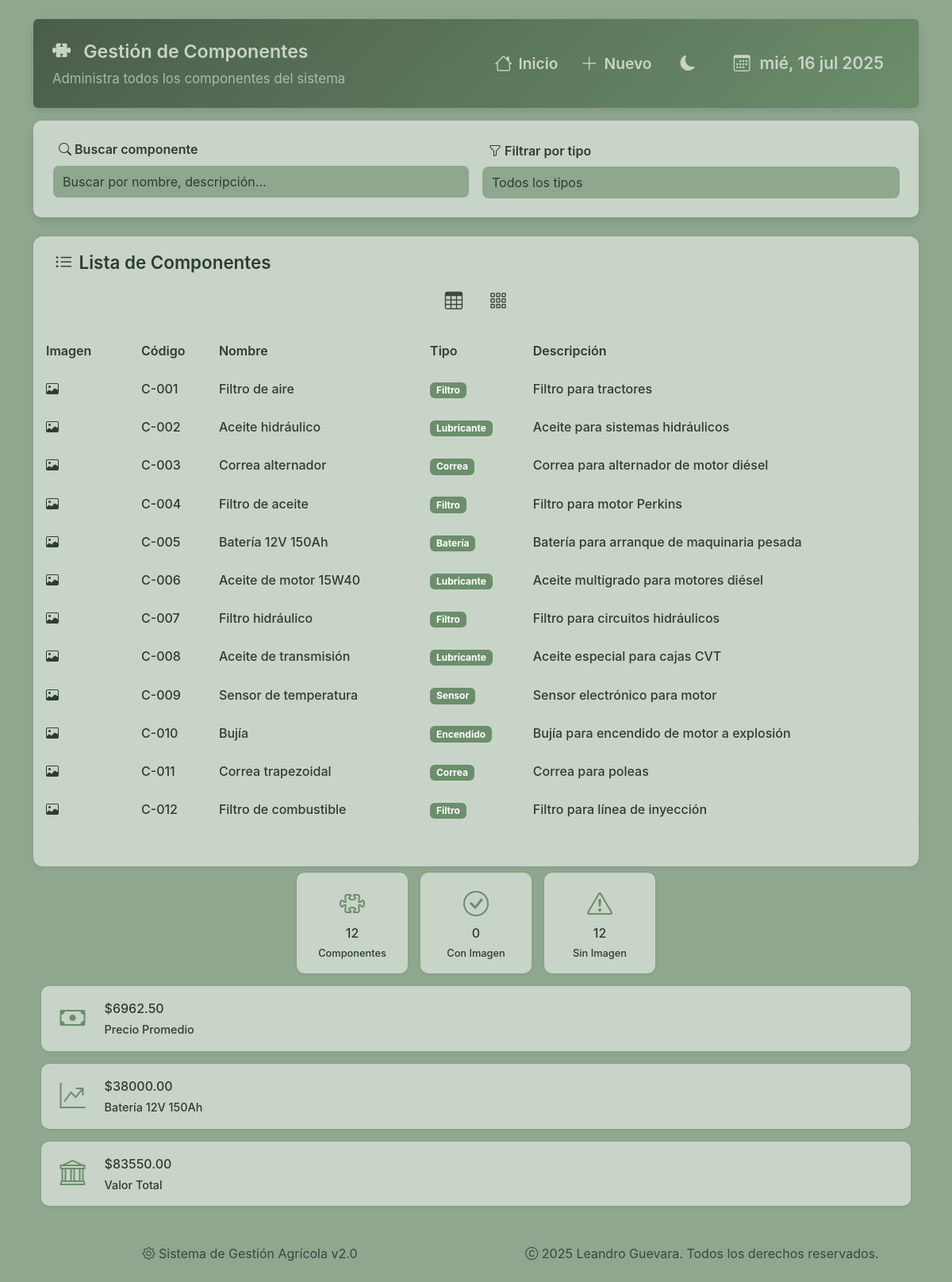
The page /componente/ on the database its author committed.
### sistema_gestion_agricola/models/componente.py (models this page shows)
class Componente(db.Model):
    __tablename__ = 'componentes'
    ID = db.Column(db.Integer, primary_key=True, autoincrement=True)
    ID_Componente = db.Column(db.String, unique=True)
    Nombre = db.Column(db.String, nullable=False)
    Descripcion = db.Column(db.String)
    Tipo = db.Column(db.String)
    Foto = db.Column(db.String)
    Marca = db.Column(db.String)
    Modelo = db.Column(db.String)
    Precio = db.Column(db.Float)

### sistema_gestion_agricola/routes/componentes.py (the view)
@componentes_bp.route('/')
def lista_componentes():
    conn = get_db_connection()
    componentes = conn.execute('SELECT * FROM componentes').fetchall()
    conn.close()
    return render_template('componentes/listar.html', componentes=componentes)

### sistema_gestion_agricola/utils/db.py (called while the page is built)
def get_db_connection():
    conn = sqlite3.connect('sistema_gestion_agricola.db', timeout=10)
    conn.row_factory = sqlite3.Row
    return conn

### sistema_gestion_agricola/templates/componentes/listar.html (shortened to what this page needs)
{% extends "base.html" %}
{% block content %}
<div class="page-wrapper">
    <div class="dashboard-header hidden-item p-4 mb-3 rounded">
        <div class="header-topbar">
            <div class="header-title">
                <h2 class="section-title"><i class="bi bi-puzzle-fill"></i> Gestión de Componentes</h2>
                <p class="section-subtitle d-none d-md-block opacity-75">Administra todos los componentes del sistema</p>
            </div>
            <div class="header-controls">
                <a href="{{ url_for('index') }}"
                    class="btn btn-outline-primary btn-sm ms-auto">
                    <i class="bi bi-house"></i>
                    <span class="d-none d-md-block d-md-inline">Inicio</span>
                </a>
                <a href="{{ url_for('componentes.registrar_componente') }}"
                    class="btn btn-outline-primary btn-sm">
                    <i class="bi bi-plus-lg"></i>
                    <span class="d-none d-md-block d-md-inline">Nuevo</span>
                </a>
                <button class="theme-toggle" id="themeToggle">
                    <i class="bi bi-moon-fill" id="themeIcon"></i>
                </button>
                <div class="calendar-badge fs-6 d-none d-lg-block">
                    <i class="bi bi-calendar3"></i> <span id="current-date"></span>
                </div>
            </div>
        </div>
    </div>
    {% if componentes %}
    <div class="card-section hidden-item mb-4">
        <div class="row g-3 align-items-end">
            <div class="col-md-6">
                <label for="searchInput" class="form-label">
                    <i class="bi bi-search"></i> Buscar componente
                </label>
                <input type="text" class="form-control" id="searchInput" placeholder="Buscar por nombre, descripción...">
            </div>
            <div class="col-md-6">
                <label for="filterType" class="form-label">
                    <i class="bi bi-funnel"></i> Filtrar por tipo
                </label>
                <select class="form-select" id="filterType">
                    <option value="">Todos los tipos</option>
                </select>
            </div>
        </div>
    </div>
    {% endif %}
    <section class="page-section hidden-item">
        <h3 class="section-title">
                <i class="bi bi-list-ul"></i> Lista de Componentes</h3>
            <div class="view-toggle hidden-item">
                <button class="btn btn-sm btn-outline-secondary" onclick="toggleView('table')" id="tableViewBtn">
                    <i class="bi bi-table"></i>
                </button>
                <button class="btn btn-sm btn-outline-secondary" onclick="toggleView('cards')" id="cardsViewBtn">
                    <i class="bi bi-grid-3x3-gap"></i>
                </button>
            </div>
        {% if componentes %}
        <div id="tableView" class="table-view hidden-item">
            <div class="table-responsive hidden-item" style="margin: 1rem 0 !important;">
                <table class="table table-hover hidden-item align-middle">
                    <thead>
                        <tr>
                            <th class="d-none d-md-table-cell" width="120">Imagen</th>
                            <th>Código</th>
                            <th>Nombre</th>
                            <th class="d-none d-sm-table-cell">Tipo</th>
                            <th class="d-none d-lg-table-cell">Descripción</th>
                        </tr>
                    </thead>
                    <tbody id="componentsTableBody">
                        {% for c in componentes %}
                        <tr class="component-row clickable-row"
                            data-name="{{ c.Nombre|lower }}"
                            data-description="{{ c.Descripcion|lower }}"
                            data-type="{{ c.Tipo or '' }}"
                            data-component-id="{{ c.ID }}">
                            <td class="d-none d-md-table-cell">
                                {% if c.Foto %}
                                    <img src="{{ url_for('static', filename='fotos/componentes/' ~ c.Foto) }}"
                                        class="component-thumb" alt="{{ c.Nombre }}">
                                {% else %}
                                    <div class="component-thumb-placeholder">
                                        <i class="bi bi-image"></i>
                                    </div>
                                {% endif %}
                            </td>
                            <td>
                                <span class="component-code">{{ c.ID_Componente or 'N/A' }}</span>
                            </td>
                            <td>
                                <strong class="component-name">{{ c.Nombre }}</strong>
                            </td>
                            <td class="d-none d-sm-table-cell">
                                {% if c.Tipo %}
                                    <span class="badge" style="background-color: var(--agri-green-primary);">{{ c.Tipo }}</span>
                                {% else %}
                                    <span class="text-muted">No especificado</span>
                                {% endif %}
                            </td>
                            <td class="d-none d-lg-table-cell">
                                <span class="component-description">{{ c.Descripcion[:50] }}{% if c.Descripcion|length > 50 %}...{% endif %}</span>
                            </td>
                        </tr>
                        {% endfor %}
                    </tbody>
                </table>
            </div>
        </div>
                {% for c in componentes %}
                    {% set wrapper_class = "cards-view-wrapper" %}
                    {% set card_class = "component-card" %}
                    {% set id = c.ID %}
                    {% set image = url_for('static', filename='fotos/componentes/' ~ c.Foto) if c.Foto else None %}
                    {% set placeholder_icon = "bi bi-puzzle" %}
                    {% set badge_text = c.Tipo or "Sin tipo" %}
                    {% set badge_class = "bg-dark" if c.Tipo else "bg-secondary" %}
                    {% set title = c.Nombre %}
                    {% set descripcion = c.Descripcion or "" %}
                    {% set detalles_recortados = descripcion[:50] ~ ("..." if descripcion|length > 50 else "") %}
                    {% set details = "
                        <strong>Código:</strong> " ~ (c.ID_Componente or "N/A") ~ "<br>" ~
                        ("<strong>Marca:</strong> " ~ c.Marca ~ "<br>" if c.Marca) ~
                        ("<strong>Descripción:</strong> " ~ detalles_recortados if descripcion)
                    %}
                    {% set edit_url = url_for('componentes.editar_componente', id=c.ID) %}
                    {% set data_attrs = {
                        "component-id": c.ID,
                        "name": c.Nombre|lower,
                        "description": descripcion|lower,
                        "type": c.Tipo or ""
                    } %}
                {% endfor %}
        {% endif %}
    </section>
    {% if componentes %}
    <div class="auto-grid mb-2">
        <div class="stat-card compact hidden-item" data-delay="100">
            <div class="stat-icon"><i class="bi bi-puzzle"></i></div>
            <div class="stat-content">
                <h3>{{ componentes|length }}</h3>
                <p>Componentes</p>
            </div>
        </div>
        <div class="stat-card compact hidden-item" data-delay="200">
            <div class="stat-icon"><i class="bi bi-check-circle"></i></div>
            <div class="stat-content">
                <h3>{{ componentes|selectattr('Foto')|list|length }}</h3>
                <p>Con Imagen</p>
            </div>
        </div>
        <div class="stat-card compact hidden-item" data-delay="300">
            <div class="stat-icon"><i class="bi bi-exclamation-triangle"></i></div>
            <div class="stat-content">
                <h3>{{ componentes|rejectattr('Foto')|list|length }}</h3>
                <p>Sin Imagen</p>
            </div>
        </div>
    </div>
    <div class="stats-grid panel mb-0">
        <div class="stat-card panel hidden-item" data-delay="400">
            <div class="stat-icon"><i class="bi bi-cash"></i></div>
            <div class="stat-content">
                <h3>
                    ${{ "%.2f"|format(
                    (componentes|map(attribute='Precio')|select|sum) /
                    (componentes|length if componentes|length > 0 else 1)) }}
                </h3>
                <p>Precio Promedio</p>
            </div>
        </div>
        <div class="stat-card panel hidden-item" data-delay="500">
            <div class="stat-icon"><i class="bi bi-graph-up-arrow"></i></div>
            <div class="stat-content">
                {% set max_comp = componentes|max(attribute='Precio') %}
                <h3>${{ "%.2f"|format(max_comp.Precio) }}</h3>
                <p>{{ max_comp.Nombre }}</p>
            </div>
        </div>
        <div class="stat-card panel hidden-item" data-delay="600">
            <div class="stat-icon"><i class="bi bi-bank"></i></div>
            <div class="stat-content">
                <h3>${{ "%.2f"|format(componentes | map(attribute='Precio') | select | sum) }}</h3>
                <p>Valor Total</p>
            </div>
        </div>
    </div>
    {% endif %}
</div>
{% endblock %}

### sistema_gestion_agricola/static/css/base.css (style rules this page uses)
html, body, div, span, applet, object, iframe, h1, h2, h3, h4, h5, h6, p, blockquote, pre, a, abbr, acronym, address, big, cite, code, del, dfn, em, img, ins, kbd, q, s, samp, small, strike, strong, sub, sup, tt, var, b, u, i, center, dl, dt, dd, ol, ul, li, fieldset, form, label, legend, table, caption, tbody, tfoot, thead, tr, th, td, article, aside, canvas, details, embed, figure, figcaption, footer, header, hgroup, menu, nav, output, ruby, section, summary, time, mark, audio, video { margin: 0; padding: 0; border: 0; font-size: 100%; font: inherit; vertical-align: baseline; box-sizing: border-box; }
article, aside, details, figcaption, figure, footer, header, hgroup, menu, nav, section { display: block; }
body { line-height: 1.5; font-family: 'Inter', 'Segoe UI', Arial, sans-serif; background: var(--bg-color); color: var(--text-color); min-height: 100vh; -webkit-font-smoothing: antialiased; -moz-osx-font-smoothing: grayscale; transition: var(--transition); }
a { color: var(--agri-green, #388e3c); text-decoration: none; transition: color 0.2s; }
input, select, textarea, button { font-family: inherit; font-size: 1rem; border-radius: 6px; border: 1px solid var(--border-color, #e9ecef); padding: 0.5em 0.75em; outline: none; transition: border-color 0.2s, box-shadow 0.2s; }
button { cursor: pointer; border: none; background: none; }
.mb-2 { margin-bottom: 1rem !important; }
.h-100 { height: 100% !important; }
.d-flex { display: flex !important; }
.flex-column { flex-direction: column !important; }
*, *::before, *::after { box-sizing: border-box; }

### sistema_gestion_agricola/static/css/theme.css (style rules this page uses)
:root { --agri-green-primary: #6b8e6b; --agri-green-secondary: #8fa68f; --agri-green-tertiary: #a8bba8; --agri-green-dark: #4a5d4a; --agri-green-darker: #3a4a3a; --agri-green-light: #e8f0e8; --agri-green-muted: #c8d4c8; --card-bg: var(--agri-green-primary); --text-color: #2d3e2d; --radius: 8px; --transition: all 0.3s cubic-bezier(.4,2,.6,1); --hover-bg: var(--agri-green-tertiary); --btn-primary: var(--agri-green-primary); --btn-primary-hover: var(--agri-green-tertiary); --btn-secondary: var(--agri-green-primary); --btn-secondary-hover: var(--agri-green-dark); --btn-accent: var(--agri-green-primary); --btn-accent-hover: var(--agri-green-dark); --btn-neutral: var(--agri-green-muted); --btn-neutral-hover: var(--agri-green-secondary); --btn-disabled: var(--agri-green-darker); --btn-disabled-text: var(--agri-green-muted); }
[data-bs-theme="light"] { --bg-color: var(--agri-green-secondary); --text-color: #2d3e2d; --card-bg: var(--agri-light) !important; --header-bg: linear-gradient(135deg, var(--agri-green-dark), var(--agri-green-primary)); --hover-bg: var(--agri-green-tertiary); --hover-text: var(--agri-green-darker); --agri-light: var(--agri-green-muted); --agri-dark: var(--agri-green-darker); --btn-bg-primary: var(--agri-green-secondary); --btn-text-primary: var(--agri-green-dark); --btn-border-primary: var(--agri-green-dark); --btn-bg-secondary: var(--agri-light); --btn-text-secondary: var(--agri-dark); --btn-border-secondary: var(--agri-light); --btn-bg-tertiary: var(--agri-green-muted); --btn-text-tertiary: var(--agri-green-darker); --btn-border-tertiary: var(--agri-green-darker); }
body, .card-section, .dashboard-header, .btn, .badge { transition: var(--transition); }

### sistema_gestion_agricola/static/css/custom.css (style rules this page uses)
.stats-grid { display: grid; grid-template-columns: repeat(auto-fit, minmax(160px, 1fr)); gap: 1rem; padding: 0 0.6rem; margin-bottom: 1rem; }
@media (min-width: 1024px) { .stats-grid { grid-template-columns: repeat(4, 1fr); } }
.stat-card { background: var(--card-bg, #fff); border-radius: 10px; box-shadow: 0 1px 4px rgba(0,0,0,0.07); padding: 1rem; display: flex; flex-direction: column; justify-content: center; transition: all 0.4s ease; cursor: default; }
.stat-card.compact { aspect-ratio: 1 / 1; max-width: 140px; max-height: 140px; width: 100%; justify-self: center; justify-content: center; text-align: center; align-items: center; place-items: center; padding: 1rem; }
.stat-icon { width: 48px; height: 48px; border-radius: 50%; display: flex; align-items: center; justify-content: center; font-size: 2rem; color: var(--agri-green-primary, #2e7d32); }
.stat-content h3, .stat-content p { margin: 0; font-weight: 550; color: var(--text-color, #222); }
.stat-content p { margin-top: 0.25rem; font-size: 0.9rem; }

### rows shown on the page
Componente: ID_Componente "C-001", Nombre "Filtro de aire", Tipo "Filtro", Descripcion "Filtro para tractores"
Componente: ID_Componente "C-002", Nombre "Aceite hidráulico", Tipo "Lubricante", Descripcion "Aceite para sistemas hidráulicos"
Componente: ID_Componente "C-003", Nombre "Correa alternador", Tipo "Correa", Descripcion "Correa para alternador de motor diésel"
Componente: ID_Componente "C-004", Nombre "Filtro de aceite", Tipo "Filtro", Descripcion "Filtro para motor Perkins"
Componente: ID_Componente "C-005", Nombre "Batería 12V 150Ah", Tipo "Batería", Descripcion "Batería para arranque de maquinaria pesada", Precio "38000.00"
Componente: ID_Componente "C-006", Nombre "Aceite de motor 15W40", Tipo "Lubricante", Descripcion "Aceite multigrado para motores diésel"
Componente: ID_Componente "C-007", Nombre "Filtro hidráulico", Tipo "Filtro", Descripcion "Filtro para circuitos hidráulicos"
Componente: ID_Componente "C-008", Nombre "Aceite de transmisión", Tipo "Lubricante", Descripcion "Aceite especial para cajas CVT"
Componente: ID_Componente "C-009", Nombre "Sensor de temperatura", Tipo "Sensor", Descripcion "Sensor electrónico para motor"
Componente: ID_Componente "C-010", Nombre "Bujía", Tipo "Encendido", Descripcion "Bujía para encendido de motor a explosión"
Componente: ID_Componente "C-011", Nombre "Correa trapezoidal", Tipo "Correa", Descripcion "Correa para poleas"
Componente: ID_Componente "C-012", Nombre "Filtro de combustible", Tipo "Filtro", Descripcion "Filtro para línea de inyección"

### other values the page prints
{{ componentes|length }} "12"
{{ componentes|selectattr('Foto')|list|length }} "0"
{{ componentes|rejectattr('Foto')|list|length }} "12"
{{ "%.2f"|format(componentes | map(attribute='Precio') | select | sum) }} "83550.00"
